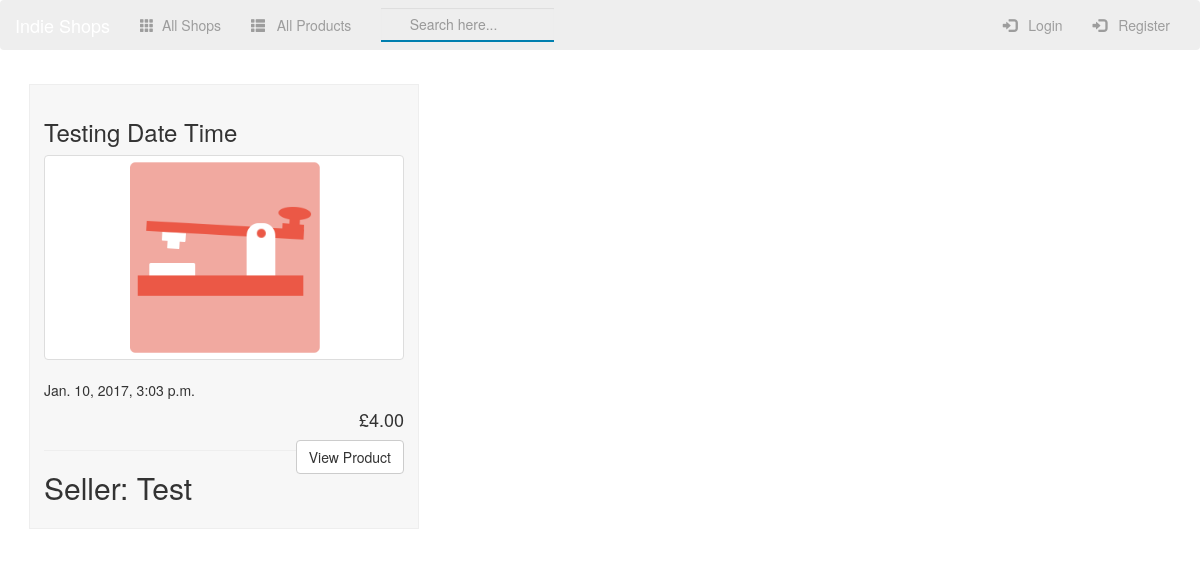
Page /shop/products/all/ on the earlier database version.
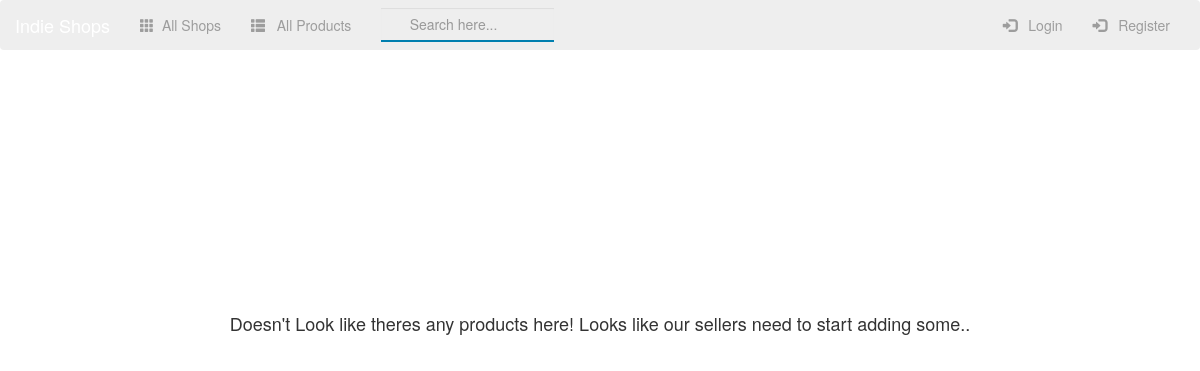
Same page on the later database version.
### shop/models.py (models this page shows, shortened)
class Product(models.Model):
    product_name = models.CharField(max_length=250)
    business = models.ForeignKey(Shop, on_delete=models.CASCADE, related_name="products")
    product_desc = models.TextField()
    product_image = models.FileField()
    price = models.DecimalField(max_digits=6, decimal_places=2)
    created = models.DateTimeField(auto_now_add=True, blank=True)
    @property
    def price_format(self):
        return "£%s" % self.price

class Shop(models.Model):
    name = models.CharField(max_length=150)
    owner = models.OneToOneField(User, related_name="owner")
    description = models.TextField(max_length=5000, default="Default Description. Looks like the Shop Owner hasn't uploaded a description..")
    def create_shop(sender, **kwargs):
        user = kwargs["instance"]
        if kwargs["created"]:
            up = Shop(owner=user)
            up.save()
    post_save.connect(create_shop, sender=User)

### shop/views.py (the view)
class AllProducts(ListView):
    model = Product
    template_name = 'shop/all_products.html'

### shop/templates/shop/all_products.html (shortened to what this page needs)
{% extends 'shop/base.html' %}
{% block main-content %}
    {% if product_list%}
    {% for product in product_list %}
            <div class="col-sm-4 col-md-4 col-lg-4 productDetails-container">
                <h3>{{ product.product_name }}</h3>
                <div class="thumbnail">
                   <img src="{{ product.product_image.url }}" class="img-responsive">
                </div>
                    <p>{{ product.created }}</p>
                    <h4 style="text-align:right;">{{ product.price_format }}</h4>
                        <a href="{% url 'shop:product-details' product.id %}"><button type="button" class="btn btn-default pull-right">View Product</button></a>
                    <hr>
                    <h2>Seller: {{ product.business.name }}</h2>
            </div>
    {% endfor %}
    {% else %}
    <div class="col-sm-10 col-sm-offset-1 col-md-8 col-lg-8 col-md-offset-2 col-lg-offset-2 emptyResults-box">
        <h4 class="emptyResultsTextHeading">Doesn't Look like theres any products here! Looks like our sellers need to start adding some..</h4>
    </div>
    {% endif %}
{% endblock %}

Differences in the rows shown:
removed Product: product_name "Testing Date Time", product_image (picture), created "Jan. 10, 2017, 3:03 p.m.", price_format "£4.00", business.name "Test"
Other differences:
text now shown: "Doesn't Look like theres any products here! Looks like our sellers need to start adding some.."
